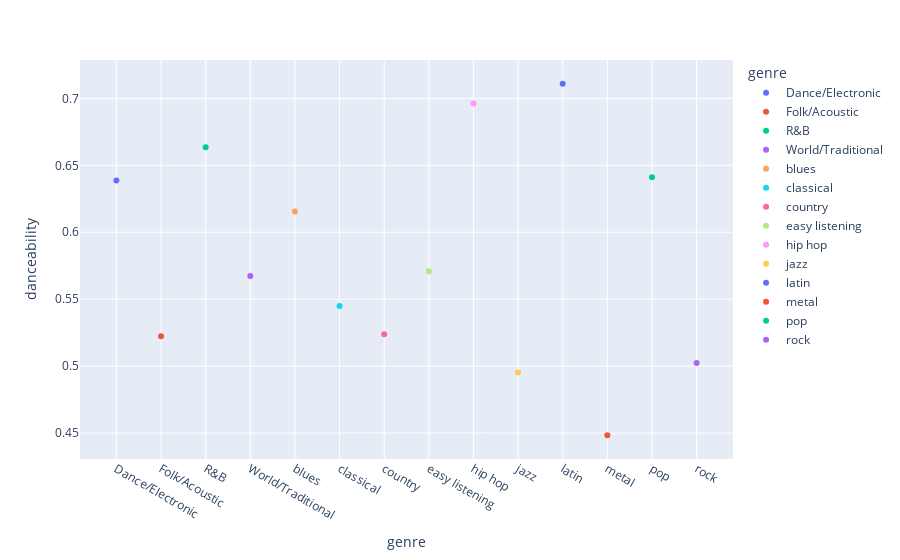

Notebook source saved alongside this figure:
### Code cell
px.scatter(result,x='genre',y='danceability',color='genre')

### Figure 1 — Plotly figure (JSON) as saved in the notebook; plotly's stock layout.template omitted (floating-point values rounded to 4 significant figures)
{"data": [{"hovertemplate": "genre=%{x}<br>danceability=%{y}<extra></extra>", "legendgroup": "Dance/Electronic", "marker": {"color": "#636efa", "symbol": "circle"}, "mode": "markers", "name": "Dance/Electronic", "orientation": "v", "showlegend": true, "type": "scatter", "x": ["Dance/Electronic"], "xaxis": "x", "y": [0.6386], "yaxis": "y"}, {"hovertemplate": "genre=%{x}<br>danceability=%{y}<extra></extra>", "legendgroup": "Folk/Acoustic", "marker": {"color": "#EF553B", "symbol": "circle"}, "mode": "markers", "name": "Folk/Acoustic", "orientation": "v", "showlegend": true, "type": "scatter", "x": ["Folk/Acoustic"], "xaxis": "x", "y": [0.5223], "yaxis": "y"}, {"hovertemplate": "genre=%{x}<br>danceability=%{y}<extra></extra>", "legendgroup": "R&B", "marker": {"color": "#00cc96", "symbol": "circle"}, "mode": "markers", "name": "R&B", "orientation": "v", "showlegend": true, "type": "scatter", "x": ["R&B"], "xaxis": "x", "y": [0.6635], "yaxis": "y"}, {"hovertemplate": "genre=%{x}<br>danceability=%{y}<extra></extra>", "legendgroup": "World/Traditional", "marker": {"color": "#ab63fa", "symbol": "circle"}, "mode": "markers", "name": "World/Traditional", "orientation": "v", "showlegend": true, "type": "scatter", "x": ["World/Traditional"], "xaxis": "x", "y": [0.5672], "yaxis": "y"}, {"hovertemplate": "genre=%{x}<br>danceability=%{y}<extra></extra>", "legendgroup": "blues", "marker": {"color": "#FFA15A", "symbol": "circle"}, "mode": "markers", "name": "blues", "orientation": "v", "showlegend": true, "type": "scatter", "x": ["blues"], "xaxis": "x", "y": [0.6155], "yaxis": "y"}, {"hovertemplate": "genre=%{x}<br>danceability=%{y}<extra></extra>", "legendgroup": "classical", "marker": {"color": "#19d3f3", "symbol": "circle"}, "mode": "markers", "name": "classical", "orientation": "v", "showlegend": true, "type": "scatter", "x": ["classical"], "xaxis": "x", "y": [0.5449], "yaxis": "y"}, {"hovertemplate": "genre=%{x}<br>danceability=%{y}<extra></extra>", "legendgroup": "country", "marker": {"color": "#FF6692", "symbol": "circle"}, "mode": "markers", "name": "country", "orientation": "v", "showlegend": true, "type": "scatter", "x": ["country"], "xaxis": "x", "y": [0.5238], "yaxis": "y"}, {"hovertemplate": "genre=%{x}<br>danceability=%{y}<extra></extra>", "legendgroup": "easy listening", "marker": {"color": "#B6E880", "symbol": "circle"}, "mode": "markers", "name": "easy listening", "orientation": "v", "showlegend": true, "type": "scatter", "x": ["easy listening"], "xaxis": "x", "y": [0.5709], "yaxis": "y"}, {"hovertemplate": "genre=%{x}<br>danceability=%{y}<extra></extra>", "legendgroup": "hip hop", "marker": {"color": "#FF97FF", "symbol": "circle"}, "mode": "markers", "name": "hip hop", "orientation": "v", "showlegend": true, "type": "scatter", "x": ["hip hop"], "xaxis": "x", "y": [0.6963], "yaxis": "y"}, {"hovertemplate": "genre=%{x}<br>danceability=%{y}<extra></extra>", "legendgroup": "jazz", "marker": {"color": "#FECB52", "symbol": "circle"}, "mode": "markers", "name": "jazz", "orientation": "v", "showlegend": true, "type": "scatter", "x": ["jazz"], "xaxis": "x", "y": [0.4953], "yaxis": "y"}, {"hovertemplate": "genre=%{x}<br>danceability=%{y}<extra></extra>", "legendgroup": "latin", "marker": {"color": "#636efa", "symbol": "circle"}, "mode": "markers", "name": "latin", "orientation": "v", "showlegend": true, "type": "scatter", "x": ["latin"], "xaxis": "x", "y": [0.711], "yaxis": "y"}, {"hovertemplate": "genre=%{x}<br>danceability=%{y}<extra></extra>", "legendgroup": "metal", "marker": {"color": "#EF553B", "symbol": "circle"}, "mode": "markers", "name": "metal", "orientation": "v", "showlegend": true, "type": "scatter", "x": ["metal"], "xaxis": "x", "y": [0.4483], "yaxis": "y"}, {"hovertemplate": "genre=%{x}<br>danceability=%{y}<extra></extra>", "legendgroup": "pop", "marker": {"color": "#00cc96", "symbol": "circle"}, "mode": "markers", "name": "pop", "orientation": "v", "showlegend": true, "type": "scatter", "x": ["pop"], "xaxis": "x", "y": [0.6411], "yaxis": "y"}, {"hovertemplate": "genre=%{x}<br>danceability=%{y}<extra></extra>", "legendgroup": "rock", "marker": {"color": "#ab63fa", "symbol": "circle"}, "mode": "markers", "name": "rock", "orientation": "v", "showlegend": true, "type": "scatter", "x": ["rock"], "xaxis": "x", "y": [0.5023], "yaxis": "y"}], "layout": {"legend": {"title": {"text": "genre"}, "tracegroupgap": 0}, "margin": {"t": 60}, "xaxis": {"anchor": "y", "categoryarray": ["Dance/Electronic", "Folk/Acoustic", "R&B", "World/Traditional", "blues", "classical", "country", "easy listening", "hip hop", "jazz", "latin", "metal", "pop", "rock"], "categoryorder": "array", "domain": [0, 1], "title": {"text": "genre"}}, "yaxis": {"anchor": "x", "domain": [0, 1], "title": {"text": "danceability"}}}}
